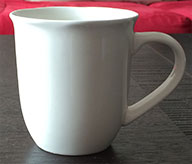
#> input picture images/template.jpg, 192 x 164 px, found by its file name
$ python program1.py
#> lines starting #> are read from the running program, lines starting #| are printed output that depends on the picture; after the words box and inside, x2 and y2 are one past the last pixel; in counts of white or black regions, pixels touching at a corner belong together
import cv2

template = cv2.imread('./images/template.jpg')
#> template is the input picture: shape (164, 192, 3); mean B, G, R 118.6, 119.9, 133.8
source = cv2.imread('./images/source.jpg')
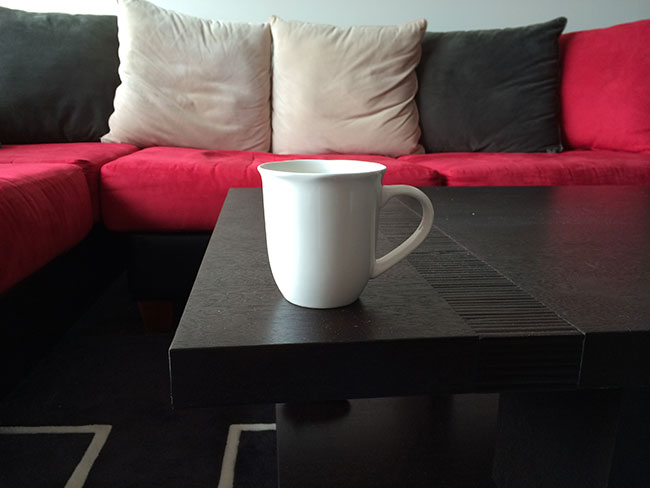
#> input picture images/source.jpg, 650 x 488 px, found by its file name
#> source is the input picture: shape (488, 650, 3); mean B, G, R 64.3, 63.3, 82.3

(tempH, tempW) = template.shape[:2]
#> tempH = 164; tempW = 192

# find the template in the source image
result = cv2.matchTemplate(source, template, cv2.TM_CCOEFF)
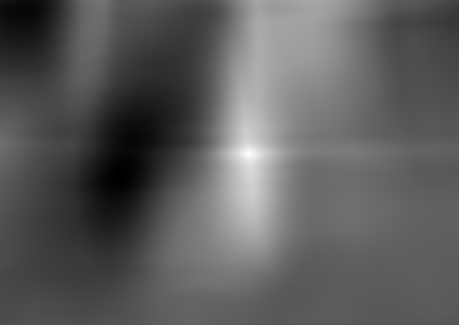
#> result: shape (325, 459) float32; min -230463360, max 476111136, mean 26815676; drawn with min black and max white
(minVal, maxVal, minLoc, (x, y)) = cv2.minMaxLoc(result)
#> minVal = -230463360; maxVal = 476111136; minLoc = (118, 180); x = 248; y = 153

# draw the bounding box on the source image
cv2.rectangle(source, (x, y), (x + tempW, y + tempH), (0, 255, 0), 2)
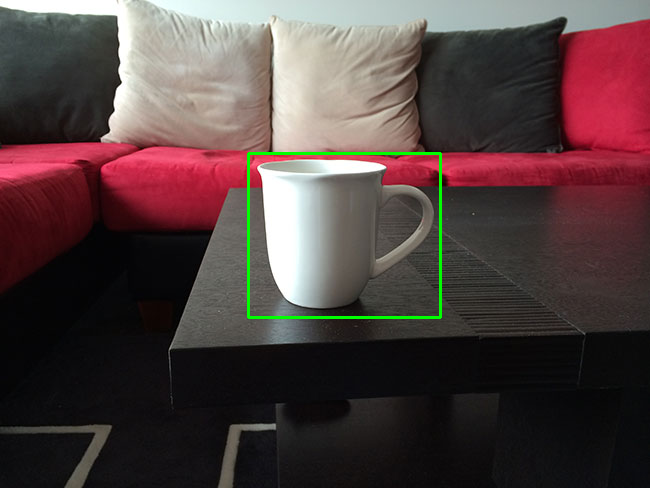
#> source: shape (488, 650, 3); 0.67% of pixels changed, all inside (x1, y1, x2, y2) = (247, 152, 442, 319)

# show the images
cv2.imshow("Source", source)
cv2.imshow("Template", template)
cv2.waitKey(0)
